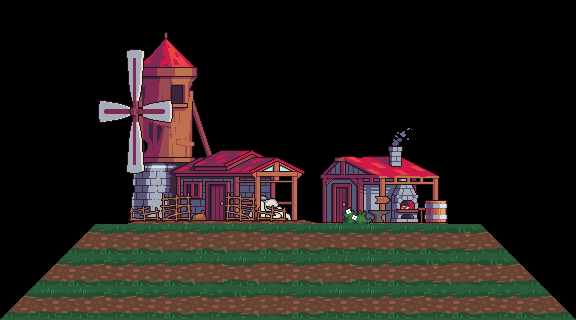

The image is a tile-based game level rendered from a .tmx file. Its description and source (layers, tilesets, objects; grid data summarised) follow:
An orthogonal 18x10 tile map with 32x32 px tiles, 2 tile layers (FieldGround, FieldBuildings), 30 hidden layers not drawn and 18 objects.

<map version="1.10" tiledversion="1.12.2" orientation="orthogonal" renderorder="right-down" width="18" height="10" tilewidth="32" tileheight="32" infinite="0" nextlayerid="118" nextobjectid="52">
 <tileset firstgid="1" name="decor" tilewidth="32" tileheight="32" tilecount="1024" columns="32">
  <image source="decor.png" width="1024" height="1024" />
  <tile id="20">
   <animation>
    <frame tileid="20" duration="1500" />
    <frame tileid="21" duration="1500" />
    <frame tileid="22" duration="1500" />
   </animation>
  </tile>
  <tile id="23">
   <animation>
    <frame tileid="23" duration="1500" />
    <frame tileid="24" duration="1500" />
    <frame tileid="25" duration="1500" />
   </animation>
  </tile>
  <tile id="52">
   <animation>
    <frame tileid="52" duration="1500" />
    <frame tileid="53" duration="1500" />
    <frame tileid="54" duration="1500" />
   </animation>
  </tile>
  <tile id="55">
   <animation>
    <frame tileid="55" duration="1500" />
    <frame tileid="56" duration="1500" />
    <frame tileid="57" duration="1500" />
   </animation>
  </tile>
  <tile id="58">
   <animation>
    <frame tileid="58" duration="1500" />
    <frame tileid="59" duration="1500" />
    <frame tileid="60" duration="1500" />
   </animation>
  </tile>
  <tile id="84">
   <animation>
    <frame tileid="84" duration="1500" />
    <frame tileid="85" duration="1500" />
    <frame tileid="86" duration="1500" />
   </animation>
  </tile>
  <tile id="87">
   <animation>
    <frame tileid="87" duration="1500" />
    <frame tileid="88" duration="1500" />
    <frame tileid="89" duration="1500" />
   </animation>
  </tile>
  <tile id="90">
   <animation>
    <frame tileid="90" duration="1500" />
    <frame tileid="91" duration="1500" />
    <frame tileid="92" duration="1500" />
   </animation>
  </tile>
  <tile id="116">
   <animation>
    <frame tileid="116" duration="1500" />
    <frame tileid="117" duration="1500" />
    <frame tileid="118" duration="1500" />
   </animation>
  </tile>
  <tile id="119">
   <animation>
    <frame tileid="119" duration="1500" />
    <frame tileid="120" duration="1500" />
    <frame tileid="121" duration="1500" />
   </animation>
  </tile>
  <tile id="122">
   <animation>
    <frame tileid="122" duration="1500" />
    <frame tileid="123" duration="1500" />
    <frame tileid="124" duration="1500" />
   </animation>
  </tile>
  <tile id="148">
   <animation>
    <frame tileid="148" duration="1500" />
    <frame tileid="149" duration="1500" />
    <frame tileid="150" duration="1500" />
   </animation>
  </tile>
  <tile id="151">
   <animation>
    <frame tileid="151" duration="1500" />
    <frame tileid="152" duration="1500" />
    <frame tileid="153" duration="1500" />
   </animation>
  </tile>
  <tile id="214">
   <animation>
    <frame tileid="214" duration="500" />
    <frame tileid="215" duration="500" />
    <frame tileid="216" duration="500" />
    <frame tileid="217" duration="500" />
    <frame tileid="218" duration="500" />
    <frame tileid="219" duration="500" />
   </animation>
  </tile>
  <tile id="278">
   <animation>
    <frame tileid="278" duration="500" />
    <frame tileid="279" duration="500" />
    <frame tileid="280" duration="500" />
    <frame tileid="281" duration="500" />
   </animation>
  </tile>
  <tile id="627">
   <animation>
    <frame tileid="627" duration="1000" />
    <frame tileid="628" duration="1000" />
    <frame tileid="629" duration="1000" />
    <frame tileid="630" duration="1000" />
    <frame tileid="631" duration="1000" />
    <frame tileid="632" duration="1000" />
   </animation>
  </tile>
  <tile id="820">
   <animation>
    <frame tileid="820" duration="100" />
    <frame tileid="821" duration="100" />
    <frame tileid="822" duration="100" />
    <frame tileid="823" duration="100" />
    <frame tileid="824" duration="100" />
    <frame tileid="825" duration="100" />
   </animation>
  </tile>
  <tile id="852">
   <animation>
    <frame tileid="852" duration="100" />
    <frame tileid="853" duration="100" />
    <frame tileid="854" duration="100" />
    <frame tileid="855" duration="100" />
    <frame tileid="856" duration="100" />
    <frame tileid="857" duration="100" />
   </animation>
  </tile>
  <tile id="884">
   <animation>
    <frame tileid="884" duration="100" />
    <frame tileid="885" duration="100" />
    <frame tileid="886" duration="100" />
    <frame tileid="887" duration="100" />
    <frame tileid="888" duration="100" />
    <frame tileid="889" duration="100" />
   </animation>
  </tile>
 </tileset>
 <group id="96" name="Bases">
  <layer id="84" name="Camp" width="18" height="10" visible="0">
   <data>[180 cells, 8 non-empty, 8 distinct tile ids]</data>
  </layer>
  <layer id="17" name="Barrack" width="18" height="10" visible="0">
   <data>[180 cells, 16 non-empty, 15 distinct tile ids]</data>
  </layer>
  <layer id="72" name="FortBack0" width="18" height="10" visible="0">
   <data>[180 cells, 28 non-empty, 5 distinct tile ids]</data>
  </layer>
  <layer id="7" name="FortFront0" width="18" height="10" visible="0">
   <data>[180 cells, 6 non-empty, 3 distinct tile ids]</data>
  </layer>
  <layer id="73" name="FortBack1" width="18" height="10" visible="0">
   <data>[180 cells, 7 non-empty, 2 distinct tile ids]</data>
  </layer>
  <layer id="57" name="FortFront1" width="18" height="10" visible="0">
   <data>[180 cells, 1 non-empty, 1 distinct tile ids]</data>
  </layer>
  <layer id="74" name="FortBack2" width="18" height="10" visible="0">
   <data>[180 cells, 14 non-empty, 3 distinct tile ids]</data>
  </layer>
  <layer id="20" name="FortFront2" width="18" height="10" visible="0">
   <data>[180 cells, 2 non-empty, 2 distinct tile ids]</data>
  </layer>
  <layer id="75" name="FortBack3" width="18" height="10" visible="0">
   <data>[180 cells, 21 non-empty, 3 distinct tile ids]</data>
  </layer>
  <layer id="23" name="FortFront3" width="18" height="10" visible="0">
   <data>[180 cells, 3 non-empty, 2 distinct tile ids]</data>
  </layer>
 </group>
 <group id="97" name="Zones">
  <layer id="46" name="FieldGround" width="18" height="10">
   <data>[180 cells, 48 non-empty, 6 distinct tile ids]</data>
  </layer>
  <layer id="93" name="FieldBuildings" width="18" height="10">
   <data>[180 cells, 41 non-empty, 41 distinct tile ids]</data>
  </layer>
  <layer id="106" name="RuinsGround" width="18" height="10" visible="0">
   <data>[180 cells, 48 non-empty, 6 distinct tile ids]</data>
  </layer>
  <layer id="98" name="RuinsBuildings" width="18" height="10" visible="0">
   <data>[180 cells, 16 non-empty, 16 distinct tile ids]</data>
  </layer>
  <layer id="114" name="ForestGround" width="18" height="10" visible="0">
   <data>[180 cells, 48 non-empty, 6 distinct tile ids]</data>
  </layer>
  <layer id="113" name="ForestBuildings" width="18" height="10" visible="0">
   <data>[180 cells, 21 non-empty, 21 distinct tile ids]</data>
  </layer>
  <layer id="111" name="SwampGround" width="18" height="10" visible="0">
   <data>[180 cells, 48 non-empty, 6 distinct tile ids]</data>
  </layer>
  <layer id="104" name="SwampBuildings" width="18" height="10" visible="0">
   <data>[180 cells, 12 non-empty, 12 distinct tile ids]</data>
  </layer>
  <layer id="92" name="DesertGround" width="18" height="10" visible="0">
   <data>[180 cells, 48 non-empty, 6 distinct tile ids]</data>
  </layer>
  <layer id="94" name="DesertBuildings" width="18" height="10" visible="0">
   <data>[180 cells, 61 non-empty, 61 distinct tile ids]</data>
  </layer>
  <layer id="110" name="DocksGround" width="18" height="10" visible="0">
   <data>[180 cells, 48 non-empty, 6 distinct tile ids]</data>
  </layer>
  <layer id="103" name="DocksBuildings" width="18" height="10" visible="0">
   <data>[180 cells, 57 non-empty, 57 distinct tile ids]</data>
  </layer>
  <layer id="115" name="OceanGround" width="18" height="10" visible="0">
   <data>[180 cells, 48 non-empty, 6 distinct tile ids]</data>
  </layer>
  <layer id="116" name="OceanBuildings" width="18" height="10" visible="0">
   <data>[180 cells, 96 non-empty, 96 distinct tile ids]</data>
  </layer>
  <layer id="109" name="GlacierGround" width="18" height="10" visible="0">
   <data>[180 cells, 48 non-empty, 6 distinct tile ids]</data>
  </layer>
  <layer id="101" name="GlacierBuildings" width="18" height="10" visible="0">
   <data>[180 cells, 14 non-empty, 14 distinct tile ids]</data>
  </layer>
  <layer id="107" name="CaveGround" width="18" height="10" visible="0">
   <data>[180 cells, 48 non-empty, 6 distinct tile ids]</data>
  </layer>
  <layer id="99" name="CaveBuildings" width="18" height="10" visible="0">
   <data>[180 cells, 9 non-empty, 9 distinct tile ids]</data>
  </layer>
  <layer id="108" name="MineGround" width="18" height="10" visible="0">
   <data>[180 cells, 48 non-empty, 6 distinct tile ids]</data>
  </layer>
  <layer id="100" name="MineBuildings" width="18" height="10" visible="0">
   <data>[180 cells, 18 non-empty, 18 distinct tile ids]</data>
  </layer>
  <layer id="112" name="HellGround" width="18" height="10" visible="0">
   <data>[180 cells, 48 non-empty, 6 distinct tile ids]</data>
  </layer>
  <layer id="105" name="HellBuildings" width="18" height="10" visible="0">
   <data>[180 cells, 43 non-empty, 43 distinct tile ids]</data>
  </layer>
 </group>
 <group id="95" name="Collisions">
  <objectgroup id="61" name="Lower">
   <object id="3" x="-237" y="309" width="1013" height="15" />
  </objectgroup>
  <objectgroup id="90" name="LowerOff">
   <object id="51" x="-237" y="294" width="1013" height="15" />
  </objectgroup>
  <objectgroup id="62" name="Middle">
   <object id="2" x="-237" y="277" width="1013" height="15" />
  </objectgroup>
  <objectgroup id="89" name="MiddleOff">
   <object id="50" x="-237" y="262" width="1013" height="15" />
  </objectgroup>
  <objectgroup id="63" name="Upper">
   <object id="1" x="-237" y="245" width="1013" height="15" />
  </objectgroup>
  <objectgroup id="88" name="UpperOff">
   <object id="49" x="-237" y="230" width="1013" height="15" />
  </objectgroup>
  <objectgroup id="65" name="Garrison1">
   <object id="7" x="-40" y="182" width="71" height="15" />
   <object id="12" x="27" y="158" width="4" height="24" />
  </objectgroup>
  <objectgroup id="78" name="Garrison2">
   <object id="35" x="-40" y="158" width="100" height="15" />
   <object id="36" x="56" y="134" width="4" height="24" />
  </objectgroup>
  <objectgroup id="67" name="Garrison3">
   <object id="14" x="-40" y="134" width="132" height="15" />
   <object id="16" x="88" y="110" width="4" height="24" />
  </objectgroup>
  <objectgroup id="69" name="GarrisonPlus1">
   <object id="22" x="-40" y="126" width="168" height="15" />
   <object id="23" x="124" y="102" width="4" height="24" />
  </objectgroup>
  <objectgroup id="70" name="GarrisonPlus2">
   <object id="24" x="-40" y="126" width="200" height="15" />
   <object id="25" x="156" y="102" width="4" height="24" />
  </objectgroup>
  <objectgroup id="71" name="GarrisonPlus3">
   <object id="26" x="-40" y="126" width="232" height="15" />
   <object id="27" x="188" y="102" width="4" height="24" />
  </objectgroup>
 </group>
</map>
